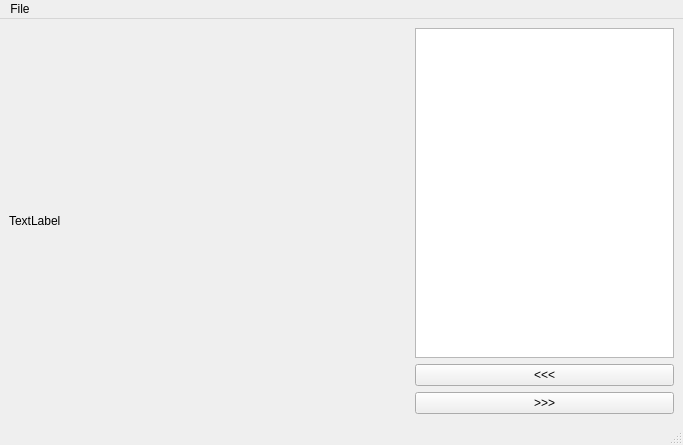
<?xml version="1.0" encoding="UTF-8"?>
<ui version="4.0">
 <class>MainWindow</class>
 <widget class="QMainWindow" name="MainWindow">
  <property name="geometry">
   <rect>
    <x>0</x>
    <y>0</y>
    <width>683</width>
    <height>445</height>
   </rect>
  </property>
  <property name="windowTitle">
   <string>MainWindow</string>
  </property>
  <widget class="QWidget" name="centralwidget">
   <layout class="QHBoxLayout" name="horizontalLayout">
    <item>
     <widget class="QLabel" name="label">
      <property name="minimumSize">
       <size>
        <width>400</width>
        <height>300</height>
       </size>
      </property>
      <property name="text">
       <string>TextLabel</string>
      </property>
     </widget>
    </item>
    <item>
     <layout class="QVBoxLayout" name="verticalLayout">
      <item>
       <widget class="QTextEdit" name="textEdit"/>
      </item>
      <item>
       <widget class="QPushButton" name="pushButton">
        <property name="text">
         <string>&lt;&lt;&lt;</string>
        </property>
       </widget>
      </item>
      <item>
       <widget class="QPushButton" name="pushButton_2">
        <property name="text">
         <string>&gt;&gt;&gt;</string>
        </property>
       </widget>
      </item>
     </layout>
    </item>
   </layout>
  </widget>
  <widget class="QMenuBar" name="menubar">
   <property name="geometry">
    <rect>
     <x>0</x>
     <y>0</y>
     <width>683</width>
     <height>43</height>
    </rect>
   </property>
   <widget class="QMenu" name="menuFile">
    <property name="title">
     <string>File</string>
    </property>
    <addaction name="actionLaod"/>
    <addaction name="actionSave"/>
    <addaction name="actionQuit"/>
   </widget>
   <addaction name="menuFile"/>
  </widget>
  <widget class="QStatusBar" name="statusbar"/>
  <action name="actionLaod">
   <property name="text">
    <string>ჩატვირთვა</string>
   </property>
  </action>
  <action name="actionSave">
   <property name="text">
    <string>შენახვა</string>
   </property>
  </action>
  <action name="actionQuit">
   <property name="text">
    <string>გასვლა</string>
   </property>
  </action>
 </widget>
 <resources/>
 <connections/>
</ui>
